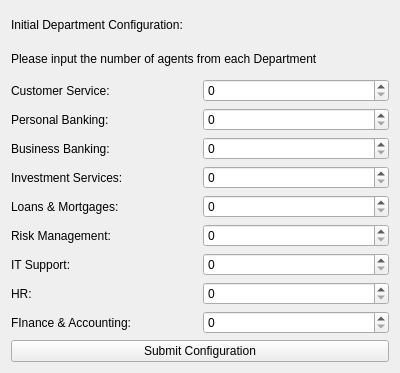
<?xml version="1.0" encoding="UTF-8"?>
<ui version="4.0">
 <class>ConfigurationView</class>
 <widget class="QWidget" name="ConfigurationView">
  <property name="geometry">
   <rect>
    <x>0</x>
    <y>0</y>
    <width>400</width>
    <height>373</height>
   </rect>
  </property>
  <property name="windowTitle">
   <string>ConfigurationView</string>
  </property>
  <layout class="QVBoxLayout" name="verticalLayout_2">
   <item>
    <layout class="QVBoxLayout" name="verticalLayout">
     <item>
      <widget class="QLabel" name="label">
       <property name="text">
        <string>Initial Department Configuration:</string>
       </property>
      </widget>
     </item>
     <item>
      <widget class="QLabel" name="label_2">
       <property name="text">
        <string>Please input the number of agents from each Department</string>
       </property>
      </widget>
     </item>
    </layout>
   </item>
   <item>
    <layout class="QGridLayout" name="gridLayout">
     <item row="0" column="0">
      <widget class="QLabel" name="label_3">
       <property name="text">
        <string>Customer Service:</string>
       </property>
      </widget>
     </item>
     <item row="0" column="1">
      <widget class="QSpinBox" name="customerServiceBox"/>
     </item>
     <item row="1" column="0">
      <widget class="QLabel" name="label_4">
       <property name="text">
        <string>Personal Banking:</string>
       </property>
      </widget>
     </item>
     <item row="1" column="1">
      <widget class="QSpinBox" name="personalBankingBox"/>
     </item>
     <item row="2" column="0">
      <widget class="QLabel" name="label_5">
       <property name="text">
        <string>Business Banking:</string>
       </property>
      </widget>
     </item>
     <item row="2" column="1">
      <widget class="QSpinBox" name="businessBankingBox"/>
     </item>
     <item row="3" column="0">
      <widget class="QLabel" name="label_6">
       <property name="text">
        <string>Investment Services:</string>
       </property>
      </widget>
     </item>
     <item row="3" column="1">
      <widget class="QSpinBox" name="investmentServicesBox"/>
     </item>
     <item row="4" column="0">
      <widget class="QLabel" name="label_7">
       <property name="text">
        <string>Loans &amp; Mortgages:</string>
       </property>
      </widget>
     </item>
     <item row="4" column="1">
      <widget class="QSpinBox" name="loansMortgagesBox"/>
     </item>
     <item row="5" column="0">
      <widget class="QLabel" name="label_8">
       <property name="text">
        <string>Risk Management:</string>
       </property>
      </widget>
     </item>
     <item row="5" column="1">
      <widget class="QSpinBox" name="riskManagementBox"/>
     </item>
     <item row="6" column="0">
      <widget class="QLabel" name="label_9">
       <property name="text">
        <string>IT Support:</string>
       </property>
      </widget>
     </item>
     <item row="6" column="1">
      <widget class="QSpinBox" name="itSupportBox"/>
     </item>
     <item row="7" column="0">
      <widget class="QLabel" name="label_10">
       <property name="text">
        <string>HR:</string>
       </property>
      </widget>
     </item>
     <item row="7" column="1">
      <widget class="QSpinBox" name="hrBox"/>
     </item>
     <item row="8" column="0">
      <widget class="QLabel" name="label_11">
       <property name="text">
        <string>FInance &amp; Accounting:</string>
       </property>
      </widget>
     </item>
     <item row="8" column="1">
      <widget class="QSpinBox" name="financeAccountingBox"/>
     </item>
    </layout>
   </item>
   <item>
    <widget class="QPushButton" name="submitButton">
     <property name="text">
      <string>Submit Configuration</string>
     </property>
    </widget>
   </item>
  </layout>
 </widget>
 <resources/>
 <connections/>
</ui>
